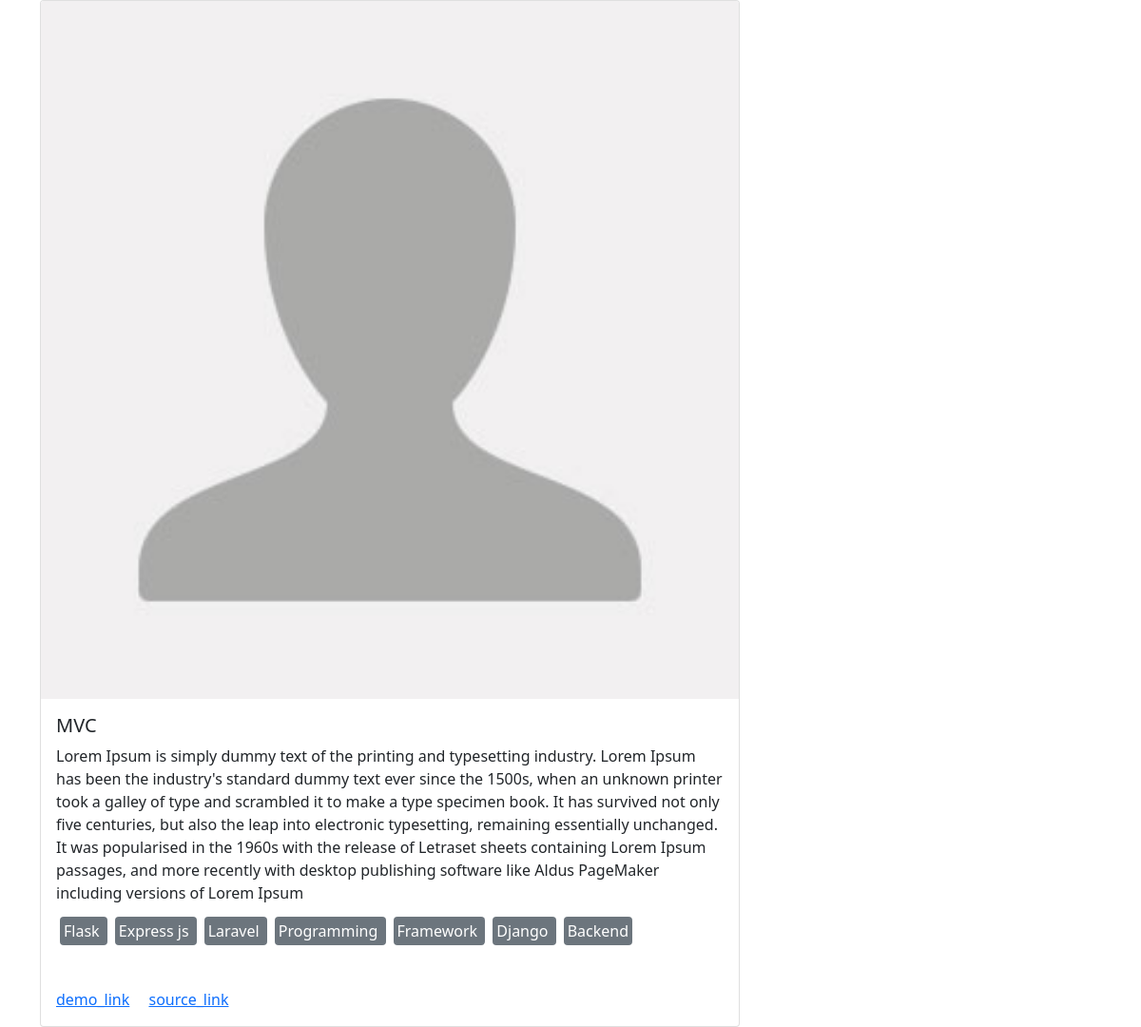
The app's page /project-detail/c7001383-7d30-439c-9f6b-9f7b6f633fd7/ with its own data.
### projects/models.py (models this page shows, shortened)
class Project(models.Model):
    title = models.CharField(max_length=200)
    description = models.TextField(null=True,blank=True)
    demo_link = models.CharField(max_length=200, null=True, blank=True)
    source_link = models.CharField(max_length=200, null=True, blank=True)
    featured_image = models.ImageField(upload_to="featured_images", blank=True, null=True, default="default.jpg")
    tags = models.ManyToManyField('Tag', blank=True)
    vote_total = models.IntegerField(default=0, null=True, blank=True)
    vote_ratio = models.IntegerField(default=0, null=True, blank=True)
    created= models.DateTimeField(auto_now_add=True)
    id = models.UUIDField(default=uuid.uuid4, unique=True, primary_key=True, editable=False)

class Tag(models.Model):
    name = models.CharField(max_length=200)
    created = models.DateTimeField(auto_now_add=True)
    id = models.UUIDField(default=uuid.uuid4, unique=True, primary_key=True, editable=False)

### projects/views.py (the view)
# urls.py: path("project-detail/<str:id>/", project_detail,name="project_detail"),
def project_detail(request, id):
    project_detail = Project.objects.get(id=id)
    tags = project_detail.tags.all()
    context = {'project_detail':project_detail,'tags':tags,}
    return render(request, 'projects/project_detail.html',context)

### templates/projects/project_detail.html
{% extends 'base.html' %}
{% block content %}
<div class="container">
  <div class="row">
    <div class="col-md-8">
  <div class="card" >
  <img src="{{ project_detail.featured_image.url }}" class="card-img-top" alt="...">
  <div class="card-body">
    <h5 class="card-title">{{project_detail.title}}</h5>
    <p class="card-text">{{project_detail.description}}</p>
    <p>
      {% for each in tags %}
    <span class="bg-secondary text-white m-1 p-1 rounded"> {{each.name}} </span>
    {% endfor %}
    </p>
  </div>
  <div class="card-body">
    {% if project_detail.demo_link %}
    <a href="{{ project_detail.demo_link }}" class="card-link">demo_link</a>
    {% endif %}
    {% if project_detail.source_link %}
    <a href="{{project_detail.source_link}}" class="card-link">source_link</a>
    {% endif %}
  </div>
</div>
    </div>
  </div>
</div>
{% endblock %}

### records on screen
Project: featured_image (placeholder picture), title "MVC", description "Lorem Ipsum is simply dummy text of the printing and typesetting industry. Lorem Ipsum has been the industry's standard dummy text ever since the 1500s, when an unknown printer took a galley of type and scrambled it to make a type specimen book. It has survived not only five centuries, but also the leap into electronic typesetting, remaining essentially unchanged. It was popularised in the 1960s with the release of Letraset sheets containing Lorem Ipsum passages, and more recently with desktop publishing software like Aldus PageMaker including versions of Lorem Ipsum"
Tag: name "Flask"
Tag: name "Express js"
Tag: name "Laravel"
Tag: name "Programming"
Tag: name "Framework"
Tag: name "Django"
Tag: name "Backend"
